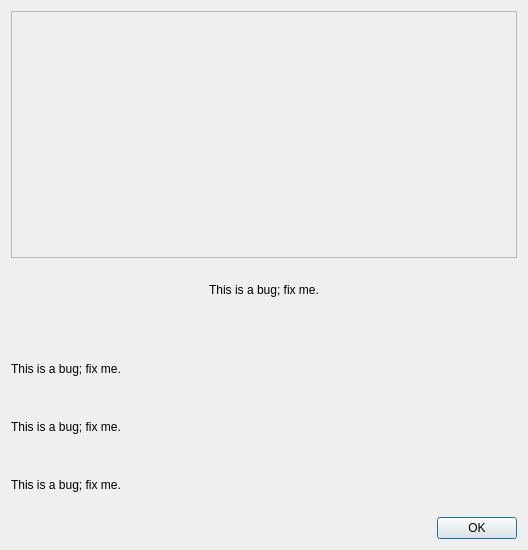
<?xml version="1.0" encoding="UTF-8"?>
<ui version="4.0">
 <class>AboutDialog</class>
 <widget class="QDialog" name="AboutDialog">
  <property name="windowModality">
   <enum>Qt::ApplicationModal</enum>
  </property>
  <property name="geometry">
   <rect>
    <x>0</x>
    <y>0</y>
    <width>528</width>
    <height>550</height>
   </rect>
  </property>
  <property name="sizePolicy">
   <sizepolicy hsizetype="Fixed" vsizetype="Fixed">
    <horstretch>0</horstretch>
    <verstretch>0</verstretch>
   </sizepolicy>
  </property>
  <property name="minimumSize">
   <size>
    <width>0</width>
    <height>0</height>
   </size>
  </property>
  <property name="windowTitle">
   <string>About</string>
  </property>
  <property name="modal">
   <bool>false</bool>
  </property>
  <layout class="QVBoxLayout" name="verticalLayout">
   <item>
    <widget class="QLabel" name="aboutImage">
     <property name="frameShape">
      <enum>QFrame::StyledPanel</enum>
     </property>
     <property name="text">
      <string/>
     </property>
    </widget>
   </item>
   <item>
    <layout class="QGridLayout" name="gridLayout">
     <property name="leftMargin">
      <number>0</number>
     </property>
     <property name="topMargin">
      <number>0</number>
     </property>
     <property name="rightMargin">
      <number>0</number>
     </property>
     <property name="bottomMargin">
      <number>0</number>
     </property>
     <item row="0" column="0">
      <widget class="QLabel" name="CEEDDescription">
       <property name="text">
        <string>This is a bug; fix me.</string>
       </property>
       <property name="alignment">
        <set>Qt::AlignCenter</set>
       </property>
       <property name="textInteractionFlags">
        <set>Qt::NoTextInteraction</set>
       </property>
      </widget>
     </item>
     <item row="2" column="0">
      <widget class="QLabel" name="CEEDVersion">
       <property name="text">
        <string>This is a bug; fix me.</string>
       </property>
       <property name="textInteractionFlags">
        <set>Qt::NoTextInteraction</set>
       </property>
      </widget>
     </item>
     <item row="3" column="0">
      <widget class="QLabel" name="QtVersion">
       <property name="text">
        <string>This is a bug; fix me.</string>
       </property>
       <property name="textInteractionFlags">
        <set>Qt::NoTextInteraction</set>
       </property>
      </widget>
     </item>
     <item row="1" column="0">
      <spacer name="horizontalSpacer">
       <property name="orientation">
        <enum>Qt::Horizontal</enum>
       </property>
       <property name="sizeHint" stdset="0">
        <size>
         <width>40</width>
         <height>20</height>
        </size>
       </property>
      </spacer>
     </item>
     <item row="4" column="0">
      <widget class="QLabel" name="CEGUIVersion">
       <property name="text">
        <string>This is a bug; fix me.</string>
       </property>
       <property name="textInteractionFlags">
        <set>Qt::NoTextInteraction</set>
       </property>
      </widget>
     </item>
    </layout>
   </item>
   <item>
    <widget class="QDialogButtonBox" name="buttonBox">
     <property name="orientation">
      <enum>Qt::Horizontal</enum>
     </property>
     <property name="standardButtons">
      <set>QDialogButtonBox::Ok</set>
     </property>
    </widget>
   </item>
  </layout>
 </widget>
 <resources/>
 <connections>
  <connection>
   <sender>buttonBox</sender>
   <signal>accepted()</signal>
   <receiver>AboutDialog</receiver>
   <slot>accept()</slot>
   <hints>
    <hint type="sourcelabel">
     <x>248</x>
     <y>254</y>
    </hint>
    <hint type="destinationlabel">
     <x>157</x>
     <y>274</y>
    </hint>
   </hints>
  </connection>
  <connection>
   <sender>buttonBox</sender>
   <signal>rejected()</signal>
   <receiver>AboutDialog</receiver>
   <slot>reject()</slot>
   <hints>
    <hint type="sourcelabel">
     <x>316</x>
     <y>260</y>
    </hint>
    <hint type="destinationlabel">
     <x>286</x>
     <y>274</y>
    </hint>
   </hints>
  </connection>
 </connections>
</ui>
